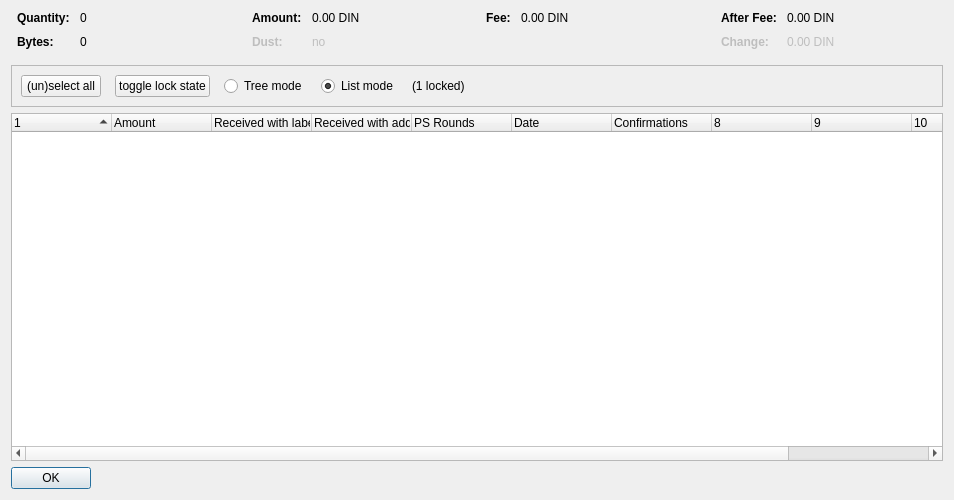
<?xml version="1.0" encoding="UTF-8"?>
<ui version="4.0">
 <class>CoinControlDialog</class>
 <widget class="QDialog" name="CoinControlDialog">
  <property name="geometry">
   <rect>
    <x>0</x>
    <y>0</y>
    <width>954</width>
    <height>500</height>
   </rect>
  </property>
  <property name="windowTitle">
   <string>Coin Selection</string>
  </property>
  <layout class="QVBoxLayout" name="verticalLayout">
   <item>
    <layout class="QHBoxLayout" name="horizontalLayoutTop" stretch="0,0,0,0">
     <property name="topMargin">
      <number>0</number>
     </property>
     <property name="bottomMargin">
      <number>10</number>
     </property>
     <item>
      <layout class="QFormLayout" name="formLayoutCoinControl1">
       <property name="horizontalSpacing">
        <number>10</number>
       </property>
       <property name="verticalSpacing">
        <number>10</number>
       </property>
       <property name="leftMargin">
        <number>6</number>
       </property>
       <property name="rightMargin">
        <number>6</number>
       </property>
       <item row="0" column="0">
        <widget class="QLabel" name="labelCoinControlQuantityText">
         <property name="font">
          <font>
           <weight>75</weight>
           <bold>true</bold>
          </font>
         </property>
         <property name="text">
          <string>Quantity:</string>
         </property>
        </widget>
       </item>
       <item row="0" column="1">
        <widget class="QLabel" name="labelCoinControlQuantity">
         <property name="cursor">
          <cursorShape>IBeamCursor</cursorShape>
         </property>
         <property name="contextMenuPolicy">
          <enum>Qt::ActionsContextMenu</enum>
         </property>
         <property name="text">
          <string notr="true">0</string>
         </property>
         <property name="textInteractionFlags">
          <set>Qt::LinksAccessibleByMouse|Qt::TextSelectableByKeyboard|Qt::TextSelectableByMouse</set>
         </property>
        </widget>
       </item>
       <item row="1" column="0">
        <widget class="QLabel" name="labelCoinControlBytesText">
         <property name="font">
          <font>
           <weight>75</weight>
           <bold>true</bold>
          </font>
         </property>
         <property name="text">
          <string>Bytes:</string>
         </property>
        </widget>
       </item>
       <item row="1" column="1">
        <widget class="QLabel" name="labelCoinControlBytes">
         <property name="cursor">
          <cursorShape>IBeamCursor</cursorShape>
         </property>
         <property name="contextMenuPolicy">
          <enum>Qt::ActionsContextMenu</enum>
         </property>
         <property name="text">
          <string notr="true">0</string>
         </property>
         <property name="textInteractionFlags">
          <set>Qt::LinksAccessibleByMouse|Qt::TextSelectableByKeyboard|Qt::TextSelectableByMouse</set>
         </property>
        </widget>
       </item>
      </layout>
     </item>
     <item>
      <layout class="QFormLayout" name="formLayoutCoinControl2">
       <property name="horizontalSpacing">
        <number>10</number>
       </property>
       <property name="verticalSpacing">
        <number>10</number>
       </property>
       <property name="leftMargin">
        <number>6</number>
       </property>
       <property name="rightMargin">
        <number>6</number>
       </property>
       <item row="0" column="0">
        <widget class="QLabel" name="labelCoinControlAmountText">
         <property name="font">
          <font>
           <weight>75</weight>
           <bold>true</bold>
          </font>
         </property>
         <property name="text">
          <string>Amount:</string>
         </property>
        </widget>
       </item>
       <item row="0" column="1">
        <widget class="QLabel" name="labelCoinControlAmount">
         <property name="cursor">
          <cursorShape>IBeamCursor</cursorShape>
         </property>
         <property name="contextMenuPolicy">
          <enum>Qt::ActionsContextMenu</enum>
         </property>
         <property name="text">
          <string notr="true">0.00 DIN</string>
         </property>
         <property name="textInteractionFlags">
          <set>Qt::LinksAccessibleByMouse|Qt::TextSelectableByKeyboard|Qt::TextSelectableByMouse</set>
         </property>
        </widget>
       </item>
       <item row="1" column="0">
        <widget class="QLabel" name="labelCoinControlLowOutputText">
         <property name="enabled">
          <bool>false</bool>
         </property>
         <property name="font">
          <font>
           <weight>75</weight>
           <bold>true</bold>
          </font>
         </property>
         <property name="text">
          <string>Dust:</string>
         </property>
        </widget>
       </item>
       <item row="1" column="1">
        <widget class="QLabel" name="labelCoinControlLowOutput">
         <property name="enabled">
          <bool>false</bool>
         </property>
         <property name="cursor">
          <cursorShape>IBeamCursor</cursorShape>
         </property>
         <property name="contextMenuPolicy">
          <enum>Qt::ActionsContextMenu</enum>
         </property>
         <property name="text">
          <string notr="true">no</string>
         </property>
         <property name="textInteractionFlags">
          <set>Qt::LinksAccessibleByMouse|Qt::TextSelectableByKeyboard|Qt::TextSelectableByMouse</set>
         </property>
        </widget>
       </item>
      </layout>
     </item>
     <item>
      <layout class="QFormLayout" name="formLayoutCoinControl3">
       <property name="horizontalSpacing">
        <number>10</number>
       </property>
       <property name="verticalSpacing">
        <number>10</number>
       </property>
       <property name="leftMargin">
        <number>6</number>
       </property>
       <property name="rightMargin">
        <number>6</number>
       </property>
       <item row="0" column="0">
        <widget class="QLabel" name="labelCoinControlFeeText">
         <property name="font">
          <font>
           <weight>75</weight>
           <bold>true</bold>
          </font>
         </property>
         <property name="text">
          <string>Fee:</string>
         </property>
        </widget>
       </item>
       <item row="0" column="1">
        <widget class="QLabel" name="labelCoinControlFee">
         <property name="cursor">
          <cursorShape>IBeamCursor</cursorShape>
         </property>
         <property name="contextMenuPolicy">
          <enum>Qt::ActionsContextMenu</enum>
         </property>
         <property name="text">
          <string notr="true">0.00 DIN</string>
         </property>
         <property name="textInteractionFlags">
          <set>Qt::LinksAccessibleByMouse|Qt::TextSelectableByKeyboard|Qt::TextSelectableByMouse</set>
         </property>
        </widget>
       </item>
      </layout>
     </item>
     <item>
      <layout class="QFormLayout" name="formLayoutCoinControl4">
       <property name="horizontalSpacing">
        <number>10</number>
       </property>
       <property name="verticalSpacing">
        <number>10</number>
       </property>
       <property name="leftMargin">
        <number>6</number>
       </property>
       <property name="rightMargin">
        <number>6</number>
       </property>
       <item row="0" column="0">
        <widget class="QLabel" name="labelCoinControlAfterFeeText">
         <property name="font">
          <font>
           <weight>75</weight>
           <bold>true</bold>
          </font>
         </property>
         <property name="text">
          <string>After Fee:</string>
         </property>
        </widget>
       </item>
       <item row="0" column="1">
        <widget class="QLabel" name="labelCoinControlAfterFee">
         <property name="cursor">
          <cursorShape>IBeamCursor</cursorShape>
         </property>
         <property name="contextMenuPolicy">
          <enum>Qt::ActionsContextMenu</enum>
         </property>
         <property name="text">
          <string notr="true">0.00 DIN</string>
         </property>
         <property name="textInteractionFlags">
          <set>Qt::LinksAccessibleByMouse|Qt::TextSelectableByKeyboard|Qt::TextSelectableByMouse</set>
         </property>
        </widget>
       </item>
       <item row="1" column="0">
        <widget class="QLabel" name="labelCoinControlChangeText">
         <property name="enabled">
          <bool>false</bool>
         </property>
         <property name="font">
          <font>
           <weight>75</weight>
           <bold>true</bold>
          </font>
         </property>
         <property name="text">
          <string>Change:</string>
         </property>
        </widget>
       </item>
       <item row="1" column="1">
        <widget class="QLabel" name="labelCoinControlChange">
         <property name="enabled">
          <bool>false</bool>
         </property>
         <property name="cursor">
          <cursorShape>IBeamCursor</cursorShape>
         </property>
         <property name="contextMenuPolicy">
          <enum>Qt::ActionsContextMenu</enum>
         </property>
         <property name="text">
          <string notr="true">0.00 DIN</string>
         </property>
         <property name="textInteractionFlags">
          <set>Qt::LinksAccessibleByMouse|Qt::TextSelectableByKeyboard|Qt::TextSelectableByMouse</set>
         </property>
        </widget>
       </item>
      </layout>
     </item>
    </layout>
   </item>
   <item>
    <widget class="QFrame" name="frame">
     <property name="minimumSize">
      <size>
       <width>0</width>
       <height>40</height>
      </size>
     </property>
     <property name="frameShape">
      <enum>QFrame::StyledPanel</enum>
     </property>
     <property name="frameShadow">
      <enum>QFrame::Sunken</enum>
     </property>
     <layout class="QHBoxLayout" name="horizontalLayout">
      <item>
       <layout class="QHBoxLayout" name="horizontalLayoutPanel" stretch="0,0,0,0,0,0">
        <property name="spacing">
         <number>14</number>
        </property>
        <item>
         <widget class="QPushButton" name="pushButtonSelectAll">
          <property name="sizePolicy">
           <sizepolicy hsizetype="Maximum" vsizetype="Fixed">
            <horstretch>0</horstretch>
            <verstretch>0</verstretch>
           </sizepolicy>
          </property>
          <property name="text">
           <string>(un)select all</string>
          </property>
          <property name="autoDefault">
           <bool>false</bool>
          </property>
         </widget>
        </item>
        <item>
         <widget class="QPushButton" name="pushButtonToggleLock">
          <property name="sizePolicy">
           <sizepolicy hsizetype="Maximum" vsizetype="Fixed">
            <horstretch>0</horstretch>
            <verstretch>0</verstretch>
           </sizepolicy>
          </property>
          <property name="text">
           <string>toggle lock state</string>
          </property>
          <property name="autoDefault">
           <bool>false</bool>
          </property>
         </widget>
        </item>
        <item>
         <widget class="QRadioButton" name="radioTreeMode">
          <property name="sizePolicy">
           <sizepolicy hsizetype="Maximum" vsizetype="Fixed">
            <horstretch>0</horstretch>
            <verstretch>0</verstretch>
           </sizepolicy>
          </property>
          <property name="text">
           <string>Tree mode</string>
          </property>
         </widget>
        </item>
        <item>
         <widget class="QRadioButton" name="radioListMode">
          <property name="sizePolicy">
           <sizepolicy hsizetype="Maximum" vsizetype="Fixed">
            <horstretch>0</horstretch>
            <verstretch>0</verstretch>
           </sizepolicy>
          </property>
          <property name="text">
           <string>List mode</string>
          </property>
          <property name="checked">
           <bool>true</bool>
          </property>
         </widget>
        </item>
        <item>
         <widget class="QLabel" name="labelLocked">
          <property name="text">
           <string>(1 locked)</string>
          </property>
         </widget>
        </item>
        <item>
         <spacer name="horizontalSpacer">
          <property name="orientation">
           <enum>Qt::Horizontal</enum>
          </property>
          <property name="sizeHint" stdset="0">
           <size>
            <width>40</width>
            <height>20</height>
           </size>
          </property>
         </spacer>
        </item>
       </layout>
      </item>
     </layout>
    </widget>
   </item>
   <item>
    <widget class="CoinControlTreeWidget" name="treeWidget">
     <property name="contextMenuPolicy">
      <enum>Qt::CustomContextMenu</enum>
     </property>
     <property name="sortingEnabled">
      <bool>false</bool>
     </property>
     <property name="columnCount">
      <number>11</number>
     </property>
     <attribute name="headerShowSortIndicator" stdset="0">
      <bool>true</bool>
     </attribute>
     <attribute name="headerStretchLastSection">
      <bool>false</bool>
     </attribute>
     <column>
      <property name="text">
       <string/>
      </property>
     </column>
     <column>
      <property name="text">
       <string>Amount</string>
      </property>
     </column>
     <column>
      <property name="text">
       <string>Received with label</string>
      </property>
     </column>
     <column>
      <property name="text">
       <string>Received with address</string>
      </property>
     </column>
     <column>
      <property name="text">
       <string>PS Rounds</string>
      </property>
     </column>
     <column>
      <property name="text">
       <string>Date</string>
      </property>
     </column>
     <column>
      <property name="text">
       <string>Confirmations</string>
      </property>
      <property name="toolTip">
       <string>Confirmed</string>
      </property>
     </column>
     <column>
      <property name="text">
       <string/>
      </property>
     </column>
     <column>
      <property name="text">
       <string/>
      </property>
     </column>
     <column>
      <property name="text">
       <string/>
      </property>
     </column>
     <column>
      <property name="text">
       <string/>
      </property>
     </column>
    </widget>
   </item>
   <item>
    <widget class="QDialogButtonBox" name="buttonBox">
     <property name="sizePolicy">
      <sizepolicy hsizetype="Maximum" vsizetype="Fixed">
       <horstretch>0</horstretch>
       <verstretch>0</verstretch>
      </sizepolicy>
     </property>
     <property name="orientation">
      <enum>Qt::Horizontal</enum>
     </property>
     <property name="standardButtons">
      <set>QDialogButtonBox::Ok</set>
     </property>
    </widget>
   </item>
  </layout>
 </widget>
 <customwidgets>
  <customwidget>
   <class>CoinControlTreeWidget</class>
   <extends>QTreeWidget</extends>
   <header>coincontroltreewidget.h</header>
  </customwidget>
 </customwidgets>
 <resources/>
 <connections/>
</ui>
